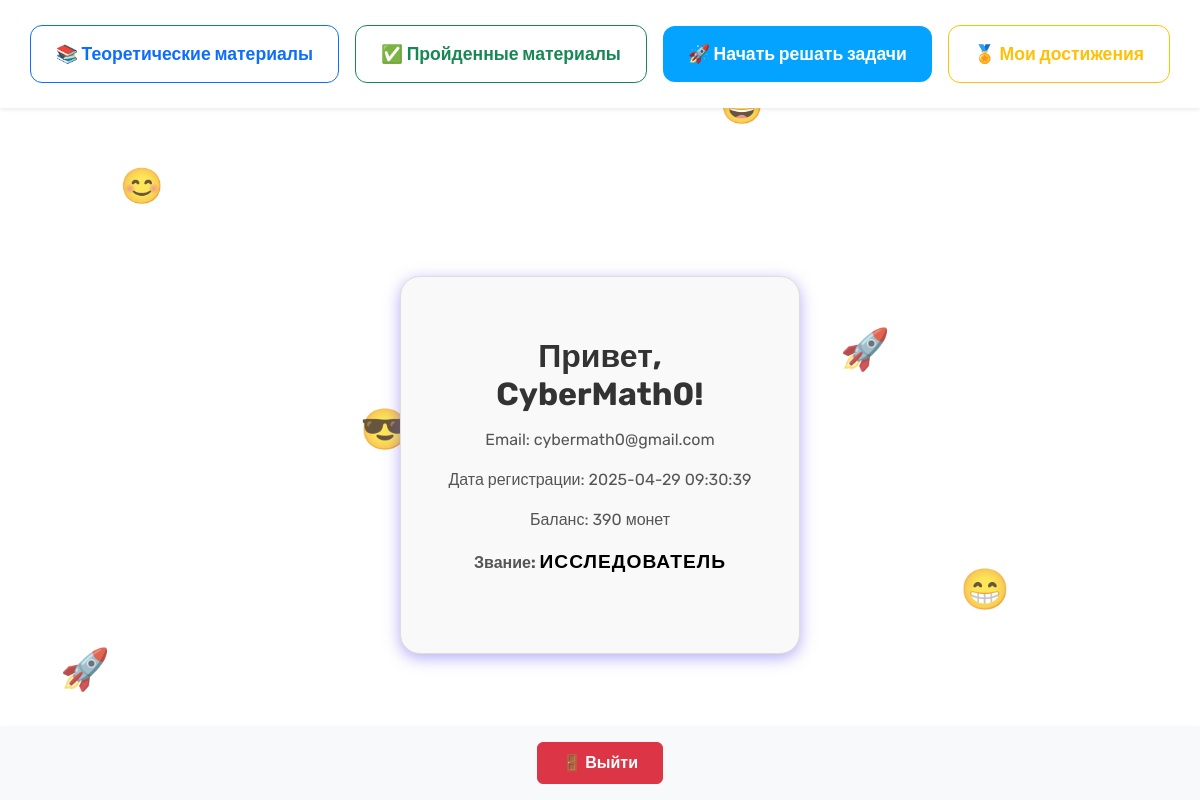
Screenshot of /language/ru/profile.php (signed in) with the database file from the repository.
### tables this page shows
CREATE TABLE `users` (
  `id` int(11) NOT NULL,
  `name` varchar(255) NOT NULL,
  `email` varchar(255) NOT NULL,
  `password` varchar(255) NOT NULL,
  `created_at` timestamp NOT NULL DEFAULT current_timestamp(),
  `coins` int(11) DEFAULT 0,
  `status` enum('active','blocked') DEFAULT 'active'
);

### language/ru/profile.php (the view, shortened to what this page needs)
<?php
require_once '../../db.php';
$user_id = $_SESSION['user_id'];
$stmt = $pdo->prepare("SELECT * FROM users WHERE id = ?");
$stmt->execute([$user_id]);
$user = $stmt->fetch();
$coins = (int)$user['coins'];
$title = "Нет полученных достижений";
$titles = [
    4000 => "Бог Знаний",
    3000 => "Владыка Математики",
    2500 => "Звезда CyberMath",
    1500 => "Топ Игрок",
    1200 => "Умный репетитор",
    1000 => "Постоянный ученик",
    700  => "Гуру знаний",
    500  => "Мастер теории",
    200  => "Исследователь",
    50   => "Новичок"
];
foreach ($titles as $threshold => $rank) {
    if ($coins >= $threshold) {
        $title = $rank;
        switch ($rank) {
            case "Исследователь":
                $rank_class = "rank-explorer";
                break;
        }
        break;
    }
}
?>
<!DOCTYPE html>
<html lang="ru">
<head>
    <link href="https://cdn.jsdelivr.net/npm/bootstrap@5.3.0/dist/css/bootstrap.min.css" rel="stylesheet">
    <link rel="stylesheet" href="https://cdnjs.cloudflare.com/ajax/libs/font-awesome/6.5.0/css/all.min.css">
</head>
<body>
    <div class="smiley" style="left: 10%; top: 20%; --index: 1;">😊</div>
    <div class="smiley" style="left: 30%; top: 50%; --index: 2;">😎</div>
    <div class="smiley" style="left: 60%; top: 10%; --index: 3;">😄</div>
    <div class="smiley" style="left: 80%; top: 70%; --index: 4;">😁</div>
    <div class="rocket" style="left: 5%; top: 80%; --index: 5;">🚀</div>
    <div class="rocket" style="left: 70%; top: 40%; --index: 6;">🚀</div>
    <div class="rocket" style="left: 50%; top: 90%; --index: 7;">🚀</div>
    <nav class="navbar fixed-top bg-white shadow-sm px-4 d-flex justify-content-center gap-3">
        <a href="theory/index.php" class="btn btn-outline-primary fw-bold">📚 Теоретические материалы</a>
        <a href="theory/completed.php" class="btn btn-outline-success fw-bold">✅ Пройденные материалы</a>
        <a href="math_tasks/index.php" class="btn btn-primary fw-bold">🚀 Начать решать задачи</a>
        <a href="certificates.php" class="btn btn-outline-warning fw-bold">🏅 Мои достижения</a>
    </nav>
    <div class="profile-box">
        <h1>Привет, <?php echo $user['name']; ?>!</h1>
        <p>Email: <?php echo $user['email']; ?></p>
        <p>Дата регистрации: <?php echo $user['created_at']; ?></p>
        <p>Баланс: <?php echo $user['coins']; ?> монет</p>
        <p><strong>Звание:</strong> <span class="rank-title <?php echo $rank_class; ?>"><?php echo $title; ?></span></p>
    </div>
    <footer class="position-absolute bottom-0 start-0 end-0 text-center p-3 bg-light shadow-sm">
        <a href="logout.php" class="btn btn-danger fw-bold px-4 py-2">🚪 Выйти</a>
    </footer>
</body>
</html>

### language/ru/profile.php (style rules this page uses)
body { margin: 0; font-family: 'Rubik', sans-serif; background-color: #fff; color: #333; height: 100vh; overflow: hidden; display: flex; align-items: center; justify-content: center; padding: 20px; flex-direction: column; }
.profile-box { background: #f9f9f9; border: 1px solid #ddd; padding: 60px 40px; border-radius: 20px; text-align: center; max-width: 400px; width: 100%; box-shadow: 0 0 30px rgba(0, 0, 0, 0.1); z-index: 2; margin-top: 130px; }
.profile-box h1 { font-size: 2rem; font-weight: 700; margin-bottom: 15px; color: #333; }
.profile-box p { font-size: 1rem; color: #555; }
.btn-primary { background-color: #04a3ff; border: none; padding: 12px; border-radius: 10px; font-weight: bold; transition: all 0.3s ease; }
.smiley, .rocket { position: absolute; font-size: 30px; opacity: 0; animation: fly 10s infinite, fadeIn 1s forwards; }
.smiley { animation-delay: calc(0.5s * var(--index)); }
.rocket { font-size: 40px; animation-delay: calc(2s + 0.5s * var(--index)); color: #00bfff; }
.smiley:nth-child(odd) { font-size: 35px; color: #ffcc00; }
.smiley:nth-child(even) { font-size: 40px; color: #ff6699; }
.navbar { font-size: 1.2rem; padding-top: 25px !important; padding-bottom: 25px !important; }
.navbar a { padding: 15px 25px; font-size: 1.1rem; border-radius: 12px; }
footer { z-index: 10; }
.profile-box { box-shadow: 0 4px 15px rgba(108, 92, 231, 0.5); }
.rank-title { font-weight: bold; font-size: 1.2rem; color:rgb(0, 0, 0); text-transform: uppercase; letter-spacing: 1px; animation: glow 1.5s ease-in-out infinite alternate; }
.rank-explorer { animation: glow2 2s ease-in-out infinite alternate; }

### rows the page displays
users: name "CyberMath0", email "cybermath0@gmail.com", created_at "2025-04-29 09:30:39", coins "390"

### other values shown
$title "ИССЛЕДОВАТЕЛЬ"
